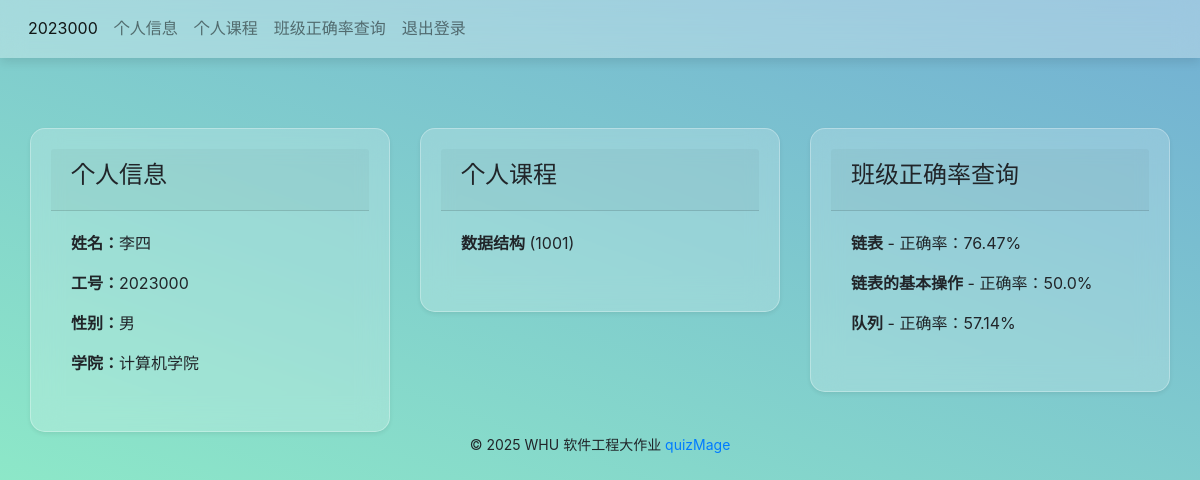
The page /teacher/2023000 on the database as committed earlier.
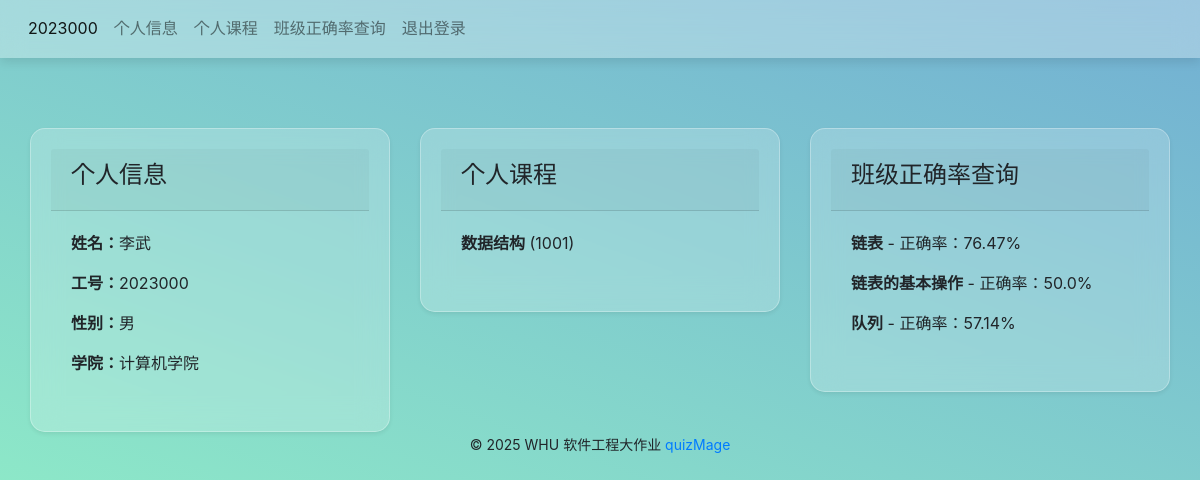
The same page on the database as committed later.
### tables this page shows
CREATE TABLE "teacher" (
  "tno" INTEGER NOT NULL,
  "name" TEXT,
  "password" TEXT NOT NULL,
  "gender" char(2),
  "college" TEXT
);

### views/teacher_views.py (the view)
@teacher_bp.route('/<int:tno>', methods=['GET'])
def profile(tno):
    result, _ = get_sql("SELECT * FROM teacher WHERE tno='%s'" % tno)
    if not result:
        flash(u'教师信息不存在', 'danger')
        return redirect(url_for('some_error_page'))
    teacher_info = {
        'tno': result[0][0],
        'name': result[0][1],
        'password': result[0][2],
        'gender': result[0][3],
        'college': result[0][4]
    }
    result_course, _ = get_sql("SELECT * FROM course WHERE tno='%s'" % tno)
    courses = []
    for course in result_course:
        courses.append({
            'cno': course[0],
            'cname': course[1],
        })
    scores = []
    for course in result_course:
        cno = course[0]
        result_chapters, _ = get_sql(f"""
            SELECT q.qname,
                   SUM(sa.correctcnt) AS total_correct,
                   SUM(sa.allcnt) AS total_attempts
            FROM student_answer sa
            JOIN question q ON sa.qid = q.qid
            WHERE sa.cno = '{cno}'
            GROUP BY q.qname
        """)
        for chapter in result_chapters:
            qname = chapter[0]
            total_correct = chapter[1] or 0
            total_attempts = chapter[2] or 1
            accuracy = round((total_correct / total_attempts) * 100, 2)
            scores.append({
                'cno': cno,
                'qname': qname,
                'accuracy': f"{accuracy}%",
            })
    return render_template('teacher.html',
                           name=teacher_info['name'],
                           tno=teacher_info['tno'],
                           gender=teacher_info['gender'],
                           college=teacher_info['college'],
                           courses=courses,
                           scores=scores)

### db_sqlite.py (called while the page is built)
def open_db():
    database = "./database.db"
    conn = sqlite3.connect(database)
    return conn

def get_sql(sql, conn=None):
    close_conn = False
    if conn is None:
        conn = open_db()
        close_conn = True
    cur = conn.cursor()
    cur.execute(sql)
    fields = [field[0] for field in cur.description]
    result = cur.fetchall()
    cur.close()
    if close_conn:
        close_db(conn)
    return result, fields

### templates/teacher.html
{% extends 'base.html' %}
{% from 'bootstrap/nav.html' import render_nav_item %}
{% block head %}
    {{ render_nav_item('teacher_bp.profile', tno, tno=tno) }}
    {{ render_nav_item('teacher_bp.teacher_account', '个人信息', tno=tno) }}
    {{ render_nav_item('teacher_bp.teacher_course', '个人课程', tno=tno) }}
    {{ render_nav_item('teacher_bp.teacher_score', '班级正确率查询', tno=tno) }}
    {{ render_nav_item('login_bp.index', '退出登录') }}
{% endblock %}
{% block content %}
<div class="container mt-4">
    <div class="row">
        <div class="col-md-4">
            <div class="card shadow-sm">
                <div class="card-header">
                    <h4>个人信息</h4>
                </div>
                <div class="card-body">
                    <p><strong>姓名：</strong>{{ name }}</p>
                    <p><strong>工号：</strong>{{ tno }}</p>
                    <p><strong>性别：</strong>{{ gender }}</p>
                    <p><strong>学院：</strong>{{ college }}</p>
                </div>
            </div>
        </div>
        <div class="col-md-4">
            <div class="card shadow-sm">
                <div class="card-header">
                    <h4>个人课程</h4>
                </div>
                <div class="card-body">
                    {% if courses %}
                        {% for course in courses %}
                            <p><strong>{{ course.cname }}</strong> ({{ course.cno }})</p>
                        {% endfor %}
                    {% else %}
                        <p>您尚未教授任何课程。</p>
                    {% endif %}
                </div>
            </div>
        </div>
        <div class="col-md-4">
            <div class="card shadow-sm">
                <div class="card-header">
                    <h4>班级正确率查询</h4>
                </div>
                <div class="card-body">
                    {% if scores %}
                        {% for score in scores %}
                            <p><strong>{{ score.qname }}</strong> - 正确率：{{ score.accuracy }}</p>
                        {% endfor %}
                    {% else %}
                        <p>暂无班级正确率数据。</p>
                    {% endif %}
                </div>
            </div>
        </div>
    </div>
</div>
{% endblock %}

Rows that differ between the two databases and show on the page:
changed teacher "个人信息": name "李四" → "李武"
